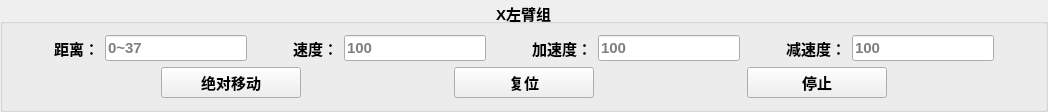
             <widget class="QGroupBox" name="groupBox_2">
              <property name="font">
               <font>
                <pointsize>11</pointsize>
                <bold>true</bold>
               </font>
              </property>
              <property name="title">
               <string>X左臂组</string>
              </property>
              <property name="alignment">
               <set>Qt::AlignmentFlag::AlignCenter</set>
              </property>
              <layout class="QGridLayout" name="gridLayout">
               <item row="0" column="0">
                <layout class="QVBoxLayout" name="verticalLayout">
                 <item>
                  <layout class="QHBoxLayout" name="horizontalLayout_4">
                   <item>
                    <spacer name="horizontalSpacer_7">
                     <property name="orientation">
                      <enum>Qt::Orientation::Horizontal</enum>
                     </property>
                     <property name="sizeHint" stdset="0">
                      <size>
                       <width>40</width>
                       <height>20</height>
                      </size>
                     </property>
                    </spacer>
                   </item>
                   <item>
                    <widget class="QLabel" name="label_3">
                     <property name="font">
                      <font>
                       <pointsize>11</pointsize>
                       <bold>true</bold>
                      </font>
                     </property>
                     <property name="text">
                      <string>距离：</string>
                     </property>
                     <property name="alignment">
                      <set>Qt::AlignmentFlag::AlignCenter</set>
                     </property>
                    </widget>
                   </item>
                   <item>
                    <widget class="QLineEdit" name="lineEditXLDistance">
                     <property name="font">
                      <font>
                       <pointsize>11</pointsize>
                      </font>
                     </property>
                     <property name="text">
                      <string/>
                     </property>
                     <property name="placeholderText">
                      <string>0~37</string>
                     </property>
                    </widget>
                   </item>
                   <item>
                    <spacer name="horizontalSpacer_8">
                     <property name="orientation">
                      <enum>Qt::Orientation::Horizontal</enum>
                     </property>
                     <property name="sizeHint" stdset="0">
                      <size>
                       <width>40</width>
                       <height>20</height>
                      </size>
                     </property>
                    </spacer>
                   </item>
                   <item>
                    <widget class="QLabel" name="label_4">
                     <property name="font">
                      <font>
                       <pointsize>11</pointsize>
                       <bold>true</bold>
                      </font>
                     </property>
                     <property name="text">
                      <string>速度：</string>
                     </property>
                     <property name="alignment">
                      <set>Qt::AlignmentFlag::AlignCenter</set>
                     </property>
                    </widget>
                   </item>
                   <item>
                    <widget class="QLineEdit" name="lineEditXLSpeed">
                     <property name="font">
                      <font>
                       <pointsize>11</pointsize>
                      </font>
                     </property>
                     <property name="text">
                      <string/>
                     </property>
                     <property name="placeholderText">
                      <string>100</string>
                     </property>
                    </widget>
                   </item>
                   <item>
                    <spacer name="horizontalSpacer_9">
                     <property name="orientation">
                      <enum>Qt::Orientation::Horizontal</enum>
                     </property>
                     <property name="sizeHint" stdset="0">
                      <size>
                       <width>40</width>
                       <height>20</height>
                      </size>
                     </property>
                    </spacer>
                   </item>
                   <item>
                    <widget class="QLabel" name="label_5">
                     <property name="font">
                      <font>
                       <pointsize>11</pointsize>
                       <bold>true</bold>
                      </font>
                     </property>
                     <property name="text">
                      <string>加速度：</string>
                     </property>
                     <property name="alignment">
                      <set>Qt::AlignmentFlag::AlignCenter</set>
                     </property>
                    </widget>
                   </item>
                   <item>
                    <widget class="QLineEdit" name="lineEditXLAcc">
                     <property name="font">
                      <font>
                       <pointsize>11</pointsize>
                      </font>
                     </property>
                     <property name="text">
                      <string/>
                     </property>
                     <property name="placeholderText">
                      <string>100</string>
                     </property>
                    </widget>
                   </item>
                   <item>
                    <spacer name="horizontalSpacer_10">
                     <property name="orientation">
                      <enum>Qt::Orientation::Horizontal</enum>
                     </property>
                     <property name="sizeHint" stdset="0">
                      <size>
                       <width>40</width>
                       <height>20</height>
                      </size>
                     </property>
                    </spacer>
                   </item>
                   <item>
                    <widget class="QLabel" name="label_9">
                     <property name="font">
                      <font>
                       <pointsize>11</pointsize>
                       <bold>true</bold>
                      </font>
                     </property>
                     <property name="text">
                      <string>减速度：</string>
                     </property>
                     <property name="alignment">
                      <set>Qt::AlignmentFlag::AlignCenter</set>
                     </property>
                    </widget>
                   </item>
                   <item>
                    <widget class="QLineEdit" name="lineEditXLDec">
                     <property name="font">
                      <font>
                       <pointsize>11</pointsize>
                      </font>
                     </property>
                     <property name="text">
                      <string/>
                     </property>
                     <property name="placeholderText">
                      <string>100</string>
                     </property>
                    </widget>
                   </item>
                   <item>
                    <spacer name="horizontalSpacer_11">
                     <property name="orientation">
                      <enum>Qt::Orientation::Horizontal</enum>
                     </property>
                     <property name="sizeHint" stdset="0">
                      <size>
                       <width>40</width>
                       <height>20</height>
                      </size>
                     </property>
                    </spacer>
                   </item>
                  </layout>
                 </item>
                 <item>
                  <layout class="QHBoxLayout" name="horizontalLayout_5">
                   <item>
                    <spacer name="horizontalSpacer_35">
                     <property name="orientation">
                      <enum>Qt::Orientation::Horizontal</enum>
                     </property>
                     <property name="sizeHint" stdset="0">
                      <size>
                       <width>40</width>
                       <height>20</height>
                      </size>
                     </property>
                    </spacer>
                   </item>
                   <item>
                    <widget class="QPushButton" name="buttonXLMove">
                     <property name="sizePolicy">
                      <sizepolicy hsizetype="Fixed" vsizetype="Fixed">
                       <horstretch>0</horstretch>
                       <verstretch>0</verstretch>
                      </sizepolicy>
                     </property>
                     <property name="minimumSize">
                      <size>
                       <width>140</width>
                       <height>29</height>
                      </size>
                     </property>
                     <property name="maximumSize">
                      <size>
                       <width>16777215</width>
                       <height>16777215</height>
                      </size>
                     </property>
                     <property name="font">
                      <font>
                       <pointsize>11</pointsize>
                       <bold>true</bold>
                      </font>
                     </property>
                     <property name="cursor">
                      <cursorShape>PointingHandCursor</cursorShape>
                     </property>
                     <property name="text">
                      <string>绝对移动</string>
                     </property>
                    </widget>
                   </item>
                   <item>
                    <spacer name="horizontalSpacer_12">
                     <property name="orientation">
                      <enum>Qt::Orientation::Horizontal</enum>
                     </property>
                     <property name="sizeHint" stdset="0">
                      <size>
                       <width>40</width>
                       <height>20</height>
                      </size>
                     </property>
                    </spacer>
                   </item>
                   <item>
                    <widget class="QPushButton" name="buttonXLReset">
                     <property name="sizePolicy">
                      <sizepolicy hsizetype="Fixed" vsizetype="Fixed">
                       <horstretch>0</horstretch>
                       <verstretch>0</verstretch>
                      </sizepolicy>
                     </property>
                     <property name="minimumSize">
                      <size>
                       <width>140</width>
                       <height>29</height>
                      </size>
                     </property>
                     <property name="maximumSize">
                      <size>
                       <width>16777215</width>
                       <height>16777215</height>
                      </size>
                     </property>
                     <property name="font">
                      <font>
                       <pointsize>11</pointsize>
                       <bold>true</bold>
                      </font>
                     </property>
                     <property name="cursor">
                      <cursorShape>PointingHandCursor</cursorShape>
                     </property>
                     <property name="text">
                      <string>复位</string>
                     </property>
                    </widget>
                   </item>
                   <item>
                    <spacer name="horizontalSpacer_39">
                     <property name="orientation">
                      <enum>Qt::Orientation::Horizontal</enum>
                     </property>
                     <property name="sizeHint" stdset="0">
                      <size>
                       <width>40</width>
                       <height>20</height>
                      </size>
                     </property>
                    </spacer>
                   </item>
                   <item>
                    <widget class="QPushButton" name="buttonXLStop">
                     <property name="sizePolicy">
                      <sizepolicy hsizetype="Fixed" vsizetype="Fixed">
                       <horstretch>0</horstretch>
                       <verstretch>0</verstretch>
                      </sizepolicy>
                     </property>
                     <property name="minimumSize">
                      <size>
                       <width>140</width>
                       <height>29</height>
                      </size>
                     </property>
                     <property name="maximumSize">
                      <size>
                       <width>16777215</width>
                       <height>16777215</height>
                      </size>
                     </property>
                     <property name="font">
                      <font>
                       <pointsize>11</pointsize>
                       <bold>true</bold>
                      </font>
                     </property>
                     <property name="cursor">
                      <cursorShape>PointingHandCursor</cursorShape>
                     </property>
                     <property name="text">
                      <string>停止</string>
                     </property>
                    </widget>
                   </item>
                   <item>
                    <spacer name="horizontalSpacer_13">
                     <property name="orientation">
                      <enum>Qt::Orientation::Horizontal</enum>
                     </property>
                     <property name="sizeHint" stdset="0">
                      <size>
                       <width>40</width>
                       <height>20</height>
                      </size>
                     </property>
                    </spacer>
                   </item>
                  </layout>
                 </item>
                </layout>
               </item>
              </layout>
             </widget>
